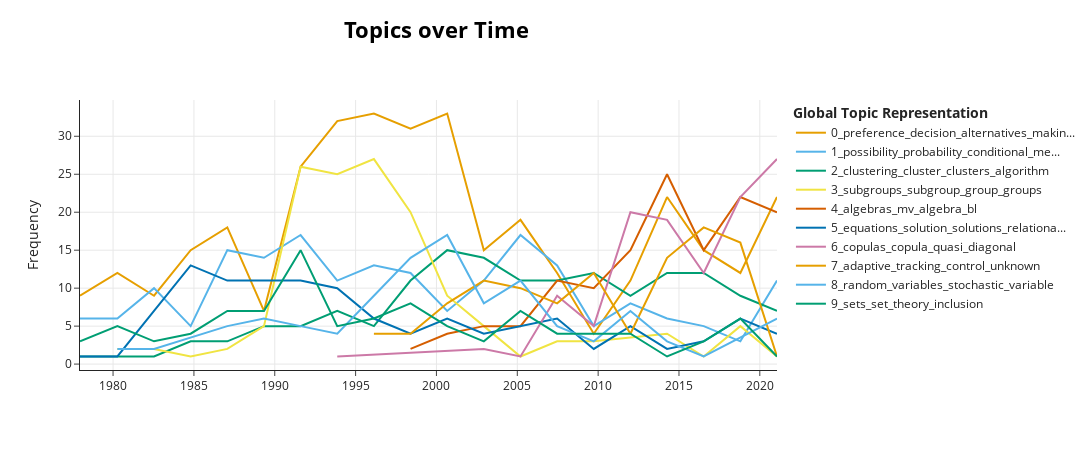

This figure's notebook cell:
### Code cell
topic_model.visualize_topics_over_time(topics_over_time, top_n_topics=10)

### Figure 1 — Plotly figure (JSON) as saved in the notebook; plotly's stock layout.template omitted (floating-point values rounded to 4 significant figures)
{"data": [{"hoverinfo": "text", "hovertext": ["<b>Topic 0</b><br>Words: decision, team, alternatives, preference, nondominated", "<b>Topic 0</b><br>Words: preference, alternatives, decision, relations, leadership", "<b>Topic 0</b><br>Words: choice, decision, criteria, stresses, preference", "<b>Topic 0</b><br>Words: alternatives, preference, decision, making, utilities", "<b>Topic 0</b><br>Words: alternatives, decision, preference, utility, making", "<b>Topic 0</b><br>Words: choice, choices, nondomination, cim, decision", "<b>Topic 0</b><br>Words: preference, decision, social, choice, alternatives", "<b>Topic 0</b><br>Words: preference, decision, alternatives, rationality, criteria", "<b>Topic 0</b><br>Words: preference, decision, ranking, alternatives, making", "<b>Topic 0</b><br>Words: preference, decision, alternatives, ranking, making", "<b>Topic 0</b><br>Words: preference, decision, alternatives, making, choice", "<b>Topic 0</b><br>Words: voter, preference, majority, inexact, decision", "<b>Topic 0</b><br>Words: preference, transitivity, decision, alternatives, madm", "<b>Topic 0</b><br>Words: preference, decision, linguistic, choice, owa", "<b>Topic 0</b><br>Words: reciprocal, transitivity, monotonicity, choice, monotone", "<b>Topic 0</b><br>Words: preference, reciprocal, consistency, relations, consensus", "<b>Topic 0</b><br>Words: preference, reciprocal, decision, consensus, consistency", "<b>Topic 0</b><br>Words: consistency, preference, decision, ranking, reciprocal", "<b>Topic 0</b><br>Words: preference, decision, bilateral, consistency, alternatives", "<b>Topic 0</b><br>Words: preference, consistency, decision, alternatives, reciprocal"], "marker": {"color": "#E69F00"}, "mode": "lines", "name": "0_preference_decision_alternatives_makin...", "x": ["1977-12-15T10:39:21.600000", "1980-04-07T19:12:00", "1982-07-14T14:24:00", "1984-10-19T09:36:00", "1987-01-25T04:48:00", "1989-05-02T00:00:00", "1991-08-07T19:12:00", "1993-11-12T14:24:00", "1996-02-18T09:36:00", "1998-05-26T04:48:00", "2000-08-31T00:00:00", "2002-12-06T19:12:00", "2005-03-13T14:24:00", "2007-06-19T09:36:00", "2009-09-24T04:48:00", "2011-12-31T00:00:00", "2014-04-06T19:12:00", "2016-07-12T14:24:00", "2018-10-18T09:36:00", "2021-01-23T04:48:00"], "y": [9, 12, 9, 15, 18, 7, 26, 32, 33, 31, 33, 15, 19, 12, 4, 11, 22, 15, 12, 22], "type": "scatter"}, {"hoverinfo": "text", "hovertext": ["<b>Topic 1</b><br>Words: possibility, probability, conditional, distribution, possibilities", "<b>Topic 1</b><br>Words: probability, measure, possibility, postulate, complement", "<b>Topic 1</b><br>Words: probability, possibility, probabilistic, certainty, measures", "<b>Topic 1</b><br>Words: probability, possibility, measure, events, certainty", "<b>Topic 1</b><br>Words: possibility, probability, events, measure, measures", "<b>Topic 1</b><br>Words: possibility, measures, probability, measure, complement", "<b>Topic 1</b><br>Words: possibility, probability, measures, measure, events", "<b>Topic 1</b><br>Words: uncertainty, possibility, fcds, conditional, scale", "<b>Topic 1</b><br>Words: possibility, probability, events, measure, probabilities", "<b>Topic 1</b><br>Words: possibility, conditional, conditioning, probability, measures", "<b>Topic 1</b><br>Words: belief, possibility, probability, conditional, distribution", "<b>Topic 1</b><br>Words: possibility, conditional, probability, possibilistic, theory", "<b>Topic 1</b><br>Words: probability, possibility, belief, distribution, conditional", "<b>Topic 1</b><br>Words: possibility, probability, belief, conditional, negotiation", "<b>Topic 1</b><br>Words: agreement, possibility, quantity, interactivity, conflict", "<b>Topic 1</b><br>Words: possibility, probability, possibilistic, semantics, fifty", "<b>Topic 1</b><br>Words: conditional, possibility, probability, implied, possibilistic", "<b>Topic 1</b><br>Words: possibility, conditioning, coherent, probability, conditional", "<b>Topic 1</b><br>Words: conflict, possibility, pyt, ev, consistency", "<b>Topic 1</b><br>Words: possibility, probability, probabilities, belief, conditional"], "marker": {"color": "#56B4E9"}, "mode": "lines", "name": "1_possibility_probability_conditional_me...", "x": ["1977-12-15T10:39:21.600000", "1980-04-07T19:12:00", "1982-07-14T14:24:00", "1984-10-19T09:36:00", "1987-01-25T04:48:00", "1989-05-02T00:00:00", "1991-08-07T19:12:00", "1993-11-12T14:24:00", "1996-02-18T09:36:00", "1998-05-26T04:48:00", "2000-08-31T00:00:00", "2002-12-06T19:12:00", "2005-03-13T14:24:00", "2007-06-19T09:36:00", "2009-09-24T04:48:00", "2011-12-31T00:00:00", "2014-04-06T19:12:00", "2016-07-12T14:24:00", "2018-10-18T09:36:00", "2021-01-23T04:48:00"], "y": [6, 6, 10, 5, 15, 14, 17, 11, 13, 12, 7, 11, 17, 13, 5, 8, 6, 5, 3, 11], "type": "scatter"}, {"hoverinfo": "text", "hovertext": ["<b>Topic 2</b><br>Words: dunn, ruspini, presentation, numerous, hard", "<b>Topic 2</b><br>Words: proportion, entry, exponent, validity, clustering", "<b>Topic 2</b><br>Words: clustering, geometrical, algorithms, ellipsoidal, concentrations", "<b>Topic 2</b><br>Words: clustering, groups, discriminant, ratio, variance", "<b>Topic 2</b><br>Words: clusters, clustering, sequencing, part, cluster", "<b>Topic 2</b><br>Words: clustering, fidelity, dunn, isodata, classes", "<b>Topic 2</b><br>Words: clustering, percentile, fcm, cluster, subspaces", "<b>Topic 2</b><br>Words: clustering, cluster, algorithm, imaginative, ht", "<b>Topic 2</b><br>Words: clustering, cluster, data, typical, mixtures", "<b>Topic 2</b><br>Words: clustering, cluster, center, data, means", "<b>Topic 2</b><br>Words: clustering, cluster, algorithm, clusters, fcm", "<b>Topic 2</b><br>Words: clustering, data, fcm, clusters, algorithm", "<b>Topic 2</b><br>Words: clustering, clusters, cluster, algorithm, data", "<b>Topic 2</b><br>Words: clustering, clusters, data, cluster, algorithm", "<b>Topic 2</b><br>Words: clustering, cluster, algorithm, clusters, dbscan", "<b>Topic 2</b><br>Words: clustering, cluster, clusters, consensus, conjecturable", "<b>Topic 2</b><br>Words: clustering, cluster, fjp, algorithm, data", "<b>Topic 2</b><br>Words: clustering, cluster, clusters, algorithm, means", "<b>Topic 2</b><br>Words: clustering, clusters, cluster, medoids, data", "<b>Topic 2</b><br>Words: clustering, clusters, data, cluster, boundary"], "marker": {"color": "#009E73"}, "mode": "lines", "name": "2_clustering_cluster_clusters_algorithm", "x": ["1977-12-15T10:39:21.600000", "1980-04-07T19:12:00", "1982-07-14T14:24:00", "1984-10-19T09:36:00", "1987-01-25T04:48:00", "1989-05-02T00:00:00", "1991-08-07T19:12:00", "1993-11-12T14:24:00", "1996-02-18T09:36:00", "1998-05-26T04:48:00", "2000-08-31T00:00:00", "2002-12-06T19:12:00", "2005-03-13T14:24:00", "2007-06-19T09:36:00", "2009-09-24T04:48:00", "2011-12-31T00:00:00", "2014-04-06T19:12:00", "2016-07-12T14:24:00", "2018-10-18T09:36:00", "2021-01-23T04:48:00"], "y": [1, 1, 1, 3, 3, 5, 5, 7, 5, 11, 15, 14, 11, 11, 12, 9, 12, 12, 9, 7], "type": "scatter"}, {"hoverinfo": "text", "hovertext": ["<b>Topic 3</b><br>Words: subgroup, semiprimality, subgroups, group, semigroup", "<b>Topic 3</b><br>Words: subgroups, subgroup, products, anthony, product", "<b>Topic 3</b><br>Words: semidirect, subgroups, subgroup, product, sherwood", "<b>Topic 3</b><br>Words: subgroups, product, group, pointwise, direct", "<b>Topic 3</b><br>Words: subgroups, subgroup, group, anti, level", "<b>Topic 3</b><br>Words: subgroup, subgroups, group, cyclic, groups", "<b>Topic 3</b><br>Words: subgroups, subgroup, group, normal, asaad", "<b>Topic 3</b><br>Words: subgroups, group, subgroup, congruence, semigroup", "<b>Topic 3</b><br>Words: subgroup, subgroups, group, congruences, semigroup", "<b>Topic 3</b><br>Words: subgroups, group, subgroup, semigroup, groups", "<b>Topic 3</b><br>Words: subgroups, subgroup, keychain, zpn, primes", "<b>Topic 3</b><br>Words: subgroups, equivalence, makamba, murali, discusses", "<b>Topic 3</b><br>Words: join, subgroups, hypergroupoid, hyperstructures, hypergroups", "<b>Topic 3</b><br>Words: subgroups, ary, join, hypergroups, groupoid", "<b>Topic 3</b><br>Words: group, mi, subgroups, groups, subgroup", "<b>Topic 3</b><br>Words: mi, group, groups, subgroups, hol", "<b>Topic 3</b><br>Words: subgroups, group, subgroup, groups, annihilator", "<b>Topic 3</b><br>Words: subgroup, subgroups, aggregation, group, proven"], "marker": {"color": "#F0E442"}, "mode": "lines", "name": "3_subgroups_subgroup_group_groups", "x": ["1980-04-07T19:12:00", "1982-07-14T14:24:00", "1984-10-19T09:36:00", "1987-01-25T04:48:00", "1989-05-02T00:00:00", "1991-08-07T19:12:00", "1993-11-12T14:24:00", "1996-02-18T09:36:00", "1998-05-26T04:48:00", "2000-08-31T00:00:00", "2002-12-06T19:12:00", "2005-03-13T14:24:00", "2007-06-19T09:36:00", "2009-09-24T04:48:00", "2014-04-06T19:12:00", "2016-07-12T14:24:00", "2018-10-18T09:36:00", "2021-01-23T04:48:00"], "y": [2, 2, 1, 2, 5, 26, 25, 27, 20, 9, 5, 1, 3, 3, 4, 1, 5, 1], "type": "scatter"}, {"hoverinfo": "text", "hovertext": ["<b>Topic 4</b><br>Words: bzmvdm, algebra, algebras, mv, sharp", "<b>Topic 4</b><br>Words: bl, filter, implicative, algebras, valuation", "<b>Topic 4</b><br>Words: algebras, effect, modular, algebra, heyting", "<b>Topic 4</b><br>Words: algebras, bl, effect, filters, algebra", "<b>Topic 4</b><br>Words: algebras, algebra, mv, effect, pseudo", "<b>Topic 4</b><br>Words: algebras, algebra, filters, eq, mv", "<b>Topic 4</b><br>Words: algebras, mv, mtl, algebra, filters", "<b>Topic 4</b><br>Words: algebras, mv, filters, algebra, bl", "<b>Topic 4</b><br>Words: algebras, mv, algebra, derivations, bl", "<b>Topic 4</b><br>Words: algebras, algebra, mv, residuated, emv", "<b>Topic 4</b><br>Words: algebras, mv, algebra, bl, residuated"], "marker": {"color": "#D55E00"}, "mode": "lines", "name": "4_algebras_mv_algebra_bl", "x": ["1998-05-26T04:48:00", "2000-08-31T00:00:00", "2002-12-06T19:12:00", "2005-03-13T14:24:00", "2007-06-19T09:36:00", "2009-09-24T04:48:00", "2011-12-31T00:00:00", "2014-04-06T19:12:00", "2016-07-12T14:24:00", "2018-10-18T09:36:00", "2021-01-23T04:48:00"], "y": [2, 4, 5, 5, 11, 10, 15, 25, 15, 22, 20], "type": "scatter"}, {"hoverinfo": "text", "hovertext": ["<b>Topic 5</b><br>Words: convergency, thedynamic, modelling, apart, eigenvectors", "<b>Topic 5</b><br>Words: combinatorial, solutions, all, equation, characterized", "<b>Topic 5</b><br>Words: equations, relation, relational, solutions, card", "<b>Topic 5</b><br>Words: equations, solution, equation, relation, perturbation", "<b>Topic 5</b><br>Words: equations, tolerances, solution, equation, solutions", "<b>Topic 5</b><br>Words: equations, inverses, solution, relational, equation", "<b>Topic 5</b><br>Words: equations, solution, vl, bilinear, solutions", "<b>Topic 5</b><br>Words: equations, relational, solution, solutions, equation", "<b>Topic 5</b><br>Words: equations, relational, composition, solutions, solution", "<b>Topic 5</b><br>Words: equations, perturbation, solution, equation, solutions", "<b>Topic 5</b><br>Words: equations, solution, compression, equation, relation", "<b>Topic 5</b><br>Words: equations, solution, solutions, equation, implication", "<b>Topic 5</b><br>Words: solution, equations, unattainable, solutions, relational", "<b>Topic 5</b><br>Words: equations, solutions, equation, composition, minimal", "<b>Topic 5</b><br>Words: unattainable, solution, attainable, equations, join", "<b>Topic 5</b><br>Words: solutions, equations, solution, greatest, relational", "<b>Topic 5</b><br>Words: equations, relational, solutions, minimal, solution", "<b>Topic 5</b><br>Words: solutions, subeigenvectors, supereigenvectors, equations, solution", "<b>Topic 5</b><br>Words: solutions, fls, solution, equations, matrix", "<b>Topic 5</b><br>Words: equations, solution, bipolar, solutions, relation"], "marker": {"color": "#0072B2"}, "mode": "lines", "name": "5_equations_solution_solutions_relationa...", "x": ["1977-12-15T10:39:21.600000", "1980-04-07T19:12:00", "1982-07-14T14:24:00", "1984-10-19T09:36:00", "1987-01-25T04:48:00", "1989-05-02T00:00:00", "1991-08-07T19:12:00", "1993-11-12T14:24:00", "1996-02-18T09:36:00", "1998-05-26T04:48:00", "2000-08-31T00:00:00", "2002-12-06T19:12:00", "2005-03-13T14:24:00", "2007-06-19T09:36:00", "2009-09-24T04:48:00", "2011-12-31T00:00:00", "2014-04-06T19:12:00", "2016-07-12T14:24:00", "2018-10-18T09:36:00", "2021-01-23T04:48:00"], "y": [1, 1, 7, 13, 11, 11, 11, 10, 6, 4, 6, 4, 5, 6, 2, 5, 2, 3, 6, 4], "type": "scatter"}, {"hoverinfo": "text", "hovertext": ["<b>Topic 6</b><br>Words: bd, distributional, accumulation, ad, derived", "<b>Topic 6</b><br>Words: menger, copulas, copula, compact, imaoka", "<b>Topic 6</b><br>Words: concavity, schur, copulas, property, satisfying", "<b>Topic 6</b><br>Words: copulas, copula, quasi, flipping, transformations", "<b>Topic 6</b><br>Words: copulas, conic, quasi, copula, bivariate", "<b>Topic 6</b><br>Words: copulas, copula, quasi, diagonal, aggregation", "<b>Topic 6</b><br>Words: copulas, copula, diagonal, tail, dependence", "<b>Topic 6</b><br>Words: copulas, copula, diagonal, dependence, transformations", "<b>Topic 6</b><br>Words: copulas, copula, rmm, bivariate, quasi", "<b>Topic 6</b><br>Words: copulas, copula, quasi, bivariate, multivariate"], "marker": {"color": "#CC79A7"}, "mode": "lines", "name": "6_copulas_copula_quasi_diagonal", "x": ["1993-11-12T14:24:00", "2002-12-06T19:12:00", "2005-03-13T14:24:00", "2007-06-19T09:36:00", "2009-09-24T04:48:00", "2011-12-31T00:00:00", "2014-04-06T19:12:00", "2016-07-12T14:24:00", "2018-10-18T09:36:00", "2021-01-23T04:48:00"], "y": [1, 2, 1, 9, 5, 20, 19, 12, 22, 27], "type": "scatter"}, {"hoverinfo": "text", "hovertext": ["<b>Topic 7</b><br>Words: adaptive, tracking, controller, control, law", "<b>Topic 7</b><br>Words: tracking, adaptive, control, unknown, uncertainties", "<b>Topic 7</b><br>Words: adaptive, tracking, control, scheme, unknown", "<b>Topic 7</b><br>Words: adaptive, tracking, control, nonlinear, unknown", "<b>Topic 7</b><br>Words: adaptive, control, tracking, unknown, controller", "<b>Topic 7</b><br>Words: adaptive, tracking, control, unknown, nonlinear", "<b>Topic 7</b><br>Words: adaptive, tracking, control, nonlinear, unknown", "<b>Topic 7</b><br>Words: adaptive, unknown, tracking, control, loop", "<b>Topic 7</b><br>Words: adaptive, tracking, control, unknown, feedback", "<b>Topic 7</b><br>Words: adaptive, tracking, unknown, control, nonlinear", "<b>Topic 7</b><br>Words: adaptive, tracking, control, unknown, nonlinear", "<b>Topic 7</b><br>Words: switching, subsystem, zeno, mismatched, adaptive"], "marker": {"color": "#E69F00"}, "mode": "lines", "name": "7_adaptive_tracking_control_unknown", "x": ["1996-02-18T09:36:00", "1998-05-26T04:48:00", "2000-08-31T00:00:00", "2002-12-06T19:12:00", "2005-03-13T14:24:00", "2007-06-19T09:36:00", "2009-09-24T04:48:00", "2011-12-31T00:00:00", "2014-04-06T19:12:00", "2016-07-12T14:24:00", "2018-10-18T09:36:00", "2021-01-23T04:48:00"], "y": [4, 4, 8, 11, 10, 8, 12, 4, 14, 18, 16, 1], "type": "scatter"}, {"hoverinfo": "text", "hovertext": ["<b>Topic 8</b><br>Words: random, stationary, hausdorf, limiting, expectation", "<b>Topic 8</b><br>Words: random, variables, celebrated, birkhoff, sequence", "<b>Topic 8</b><br>Words: random, fev, domain, variables, variable", "<b>Topic 8</b><br>Words: random, variables, excitation, variable, slln", "<b>Topic 8</b><br>Words: random, banach, stochastic, variables, subsets", "<b>Topic 8</b><br>Words: random, convergence, sn, variables, xnk", "<b>Topic 8</b><br>Words: random, stochastic, differential, response, domain", "<b>Topic 8</b><br>Words: random, variable, stochastic, ecn, variables", "<b>Topic 8</b><br>Words: random, variables, convergence, stochastic, strong", "<b>Topic 8</b><br>Words: random, variables, markov, sub, fc", "<b>Topic 8</b><br>Words: random, stochastic, variables, brownian, space", "<b>Topic 8</b><br>Words: random, complex, statistical, variables, variable", "<b>Topic 8</b><br>Words: random, nucleation, stochastic, growth, interpretation", "<b>Topic 8</b><br>Words: random, stochastic, frv, aumann, variables", "<b>Topic 8</b><br>Words: random, bootstrap, expected, variables, tests", "<b>Topic 8</b><br>Words: population, density, growth, carrying, random", "<b>Topic 8</b><br>Words: random, variables, stochastic, convergence, depth"], "marker": {"color": "#56B4E9"}, "mode": "lines", "name": "8_random_variables_stochastic_variable", "x": ["1980-04-07T19:12:00", "1982-07-14T14:24:00", "1987-01-25T04:48:00", "1989-05-02T00:00:00", "1991-08-07T19:12:00", "1993-11-12T14:24:00", "1996-02-18T09:36:00", "1998-05-26T04:48:00", "2000-08-31T00:00:00", "2002-12-06T19:12:00", "2005-03-13T14:24:00", "2007-06-19T09:36:00", "2009-09-24T04:48:00", "2011-12-31T00:00:00", "2014-04-06T19:12:00", "2016-07-12T14:24:00", "2021-01-23T04:48:00"], "y": [2, 2, 5, 6, 5, 4, 9, 14, 17, 8, 11, 5, 3, 7, 3, 1, 6], "type": "scatter"}, {"hoverinfo": "text", "hovertext": ["<b>Topic 9</b><br>Words: algebra, sets, my, operations, sphere", "<b>Topic 9</b><br>Words: sets, universes, union, grade, conectives", "<b>Topic 9</b><br>Words: code, neuron, crayfish, abdominal, codewords", "<b>Topic 9</b><br>Words: semicardinals, notion, cardinality, characterization, theory", "<b>Topic 9</b><br>Words: twofold, sets, set, many, theory", "<b>Topic 9</b><br>Words: decomposable, pseudomeasure, mstf, sets, set", "<b>Topic 9</b><br>Words: sets, set, code, theory, indicators", "<b>Topic 9</b><br>Words: hypergraph, graded, gcf, fst, set", "<b>Topic 9</b><br>Words: giertz, colorings, proximities, hypergraphs, bellman", "<b>Topic 9</b><br>Words: union, intersecting, hypergraphs, intersection, decomposition", "<b>Topic 9</b><br>Words: sets, flcounts, fgcounts, fecounts, finite", "<b>Topic 9</b><br>Words: inclusion, dougherty, sinha, sets, mappings", "<b>Topic 9</b><br>Words: subsets, set, biopolymers, sets, nucleic", "<b>Topic 9</b><br>Words: rigid, sets, collection, set, uniqueness", "<b>Topic 9</b><br>Words: nested, sets, set, subsets, multivariate", "<b>Topic 9</b><br>Words: polar, polarity, multi, perturbation, sets", "<b>Topic 9</b><br>Words: personal, pioneers, accomplishments, kiyoji, lasting", "<b>Topic 9</b><br>Words: mathematics, sets, supported, finitely, cardinal", "<b>Topic 9</b><br>Words: inclusion, domain, sets, operands, variable", "<b>Topic 9</b><br>Words: disjunction, ndez, hern, conjunction, duality"], "marker": {"color": "#009E73"}, "mode": "lines", "name": "9_sets_set_theory_inclusion", "x": ["1977-12-15T10:39:21.600000", "1980-04-07T19:12:00", "1982-07-14T14:24:00", "1984-10-19T09:36:00", "1987-01-25T04:48:00", "1989-05-02T00:00:00", "1991-08-07T19:12:00", "1993-11-12T14:24:00", "1996-02-18T09:36:00", "1998-05-26T04:48:00", "2000-08-31T00:00:00", "2002-12-06T19:12:00", "2005-03-13T14:24:00", "2007-06-19T09:36:00", "2009-09-24T04:48:00", "2011-12-31T00:00:00", "2014-04-06T19:12:00", "2016-07-12T14:24:00", "2018-10-18T09:36:00", "2021-01-23T04:48:00"], "y": [3, 5, 3, 4, 7, 7, 15, 5, 6, 8, 5, 3, 7, 4, 4, 4, 1, 3, 6, 1], "type": "scatter"}], "layout": {"xaxis": {"showgrid": true}, "yaxis": {"showgrid": true, "title": {"text": "Frequency"}}, "title": {"font": {"size": 22, "color": "Black"}, "text": "<b>Topics over Time</b>", "y": 0.95, "x": 0.4, "xanchor": "center", "yanchor": "top"}, "hoverlabel": {"font": {"size": 16, "family": "Rockwell"}, "bgcolor": "white"}, "width": 1250, "height": 450, "legend": {"title": {"text": "<b>Global Topic Representation"}}}}
